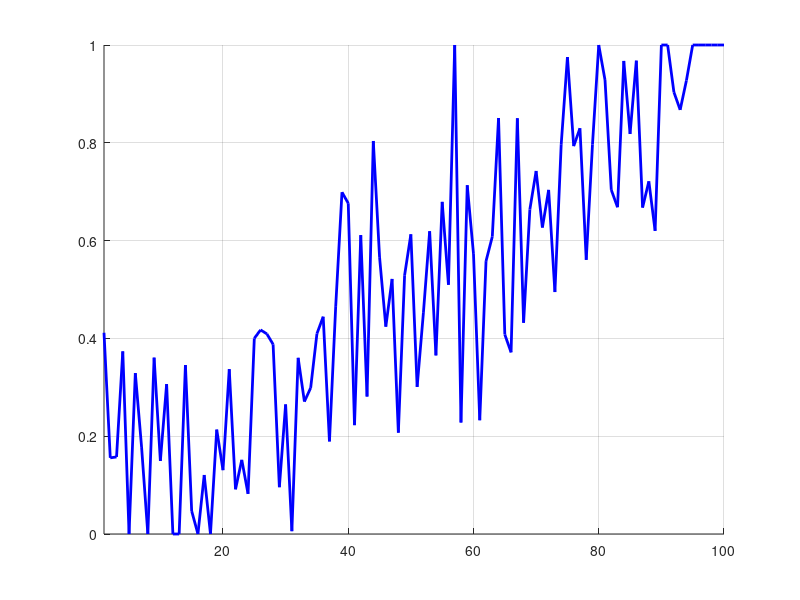

Here is the MATLAB script that generated this plot: (Note: this script raises an error after producing the figure.)
%	A script for testing Mcl_ForceNondecreasing.
%	Run it repeatedly to see how the function works.

PLOT_SCALE = 4;
NOISE_SIZE = 0.2;

yRng = [0, 1];
nBins = 100;
x = (0.5:nBins)'/nBins;
y = x + NOISE_SIZE*randn(size(x));
%y = rand(size(x));
y = max(yRng(1), min(yRng(2), y));

binNumber = 1:length(x);

figure;
hold on;
set(gcf, 'Renderer', 'painters');
set(gcf, 'Color', [1 1 1]);
set(gcf, 'Position', [10, 50, 300*PLOT_SCALE, 190*PLOT_SCALE]);
axFontName = 'Times';
axFontSize = 9*PLOT_SCALE;
plot(binNumber,y, 'b', 'LineWidth', PLOT_SCALE/2);
axis([1, length(x), 0 1]);
grid on;

yForcedNd = zeros(size(y));
yForced = zeros(size(y));
yForcedBlend = zeros(size(y));

nTrips = Mcl_ForceMonotonic(yForcedNd,		y, int32(0));
nTrips = Mcl_ForceMonotonic(yForced,		y, int32(1));
nTrips = Mcl_ForceMonotonic(yForcedBlend,   y, int32(2));

%plot(binNumber,yForcedNd, 'Color', [0 0.8 0], 'LineWidth', 2*PLOT_SCALE);
%plot(binNumber,yForced, 'Color', [1 0 0], 'LineWidth', 1*PLOT_SCALE);
plot(binNumber,yForcedBlend, 'Color', [1 0 0], 'LineWidth', 1*PLOT_SCALE);
hold off;

disp(num2str([nTrips, corr(x,y), mean(y), mean(y)-mean(yForced), min(diff(yForced))]));

set(gca, 'FontName', axFontName);
set(gca, 'FontSize', axFontSize);
%xlabel('Quantile Number');
%ylabel('Probability');
xlabel('Index');
ylabel('Value');